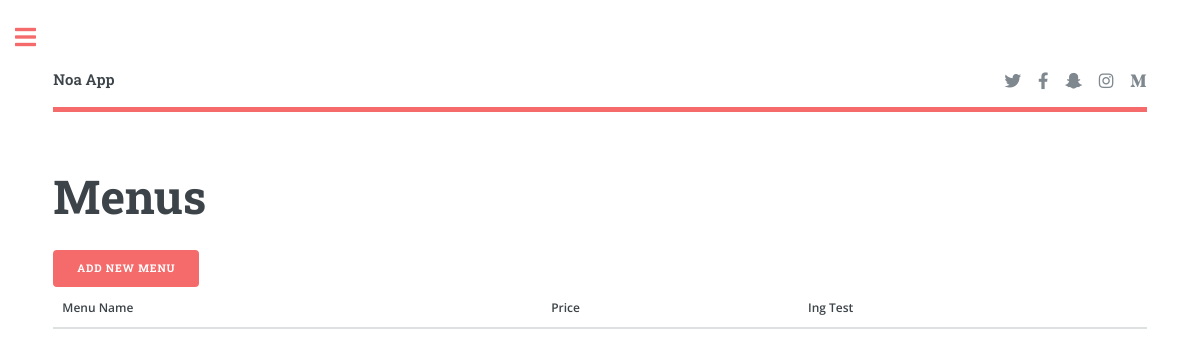
The app's page /admin/menu_list.php (signed in), older data.
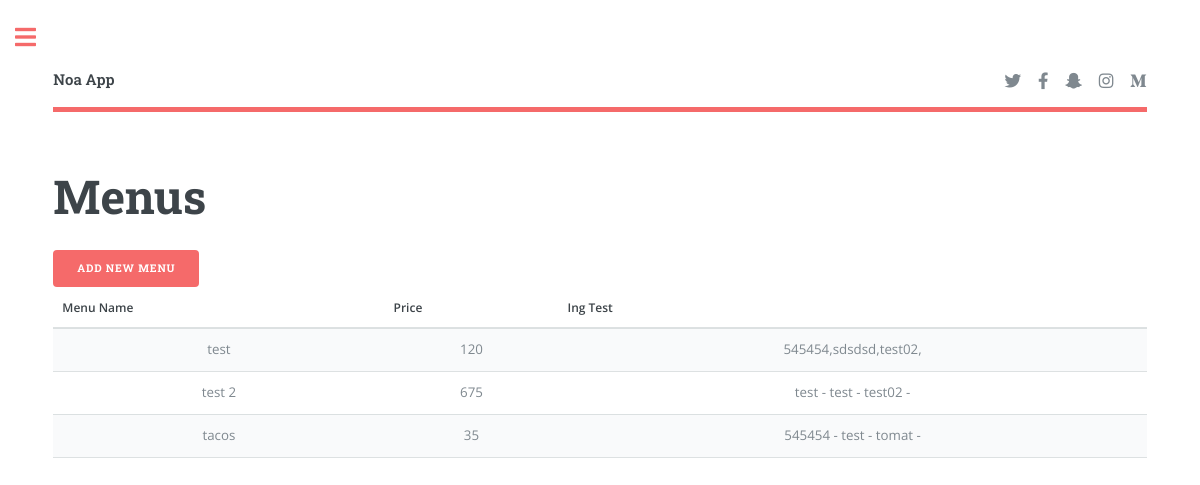
The same page, newer data.
### tables this page shows
CREATE TABLE `menu` (
  `id_menu` int(11) NOT NULL,
  `menu_name` varchar(255) NOT NULL,
  `menu_price` float NOT NULL DEFAULT 0,
  `ingredients` varchar(2550) NOT NULL,
  `create_at` timestamp NOT NULL DEFAULT current_timestamp()
);

### admin/menu_list.php (the view, shortened to what this page needs)
<?php
include("./includes/header.php");
include("../config/connection.php");
?>
<section>
	<header class="main">
		<h1>Menus</h1>
		<a href="menu_add.php" type="submit" class="button primary">Add New Menu</a>
	</header>
	<div class="row gtr-200">
		<div class="col-12 col-12-medium">
			<div class="table-wrapper">
				<table id="table_id" class="display">
					<thead>
						<tr>
							<th>Menu Name</th>
							<th>Price</th>
							<th>Ing Test</th>
						</tr>
					</thead>
					<tbody>
						<?php
							$query = "SELECT * FROM `menu`";
							$query = $db->query($query);
							$query->execute();
							$count = $query->rowCount();
							$row = $query->fetchAll(PDO::FETCH_ASSOC);
							$i = 0;
							while($i < $count) {
								echo "
									<tr>
										<td><center>".$row[$i]["menu_name"]."</center></td>
										<td><center>".$row[$i]["menu_price"]."</center></td>
										<td><center>".$row[$i]["ingredients"]."</center></td>
									</tr>
										";
									$i++;
							}
						?>
					</tbody>
				</table>
			</div>
		</div>
	</div>
</section>
<?php include("./includes/sidebar.php"); ?>

Row changes from the older to the newer data that the page shows:
added menu: menu_name "test", menu_price "120", ingredients "545454,sdsdsd,test02,"
added menu: menu_name "test 2", menu_price "675", ingredients "test - test - test02 -"
added menu: menu_name "tacos", menu_price "35", ingredients "545454 - test - tomat -"
